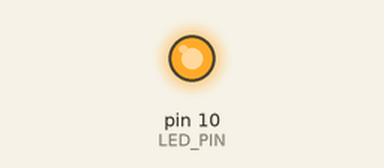
This sketch was run on a simulated Arduino Uno, built with avr-gcc and run on an emulated ATmega328P. Parts: output pins drawn as LEDs (lit = HIGH).

Above: at 1.89 s.
At 3.9 s:
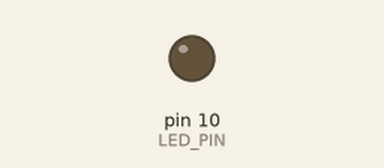
Timing chart, 0 to 7.1 s (numbered marks = the images above):
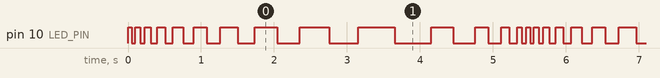

The sketch:

main.ino
```cpp
const int LED_PIN = 10,
      MAX_DELAY = 500,
      MIN_DELAY = 50,
      STEP = 50;

int currentDelay = MIN_DELAY;
bool rising = currentDelay < MAX_DELAY;

#define MAX(a, b) (a > b ? a : b)
#define MIN(a, b) (a < b ? a : b)

void led_on() {
  digitalWrite(LED_PIN, HIGH);
}

void led_off() {
  digitalWrite(LED_PIN, LOW);
}

void led_configure() {
  pinMode(LED_PIN, OUTPUT);
}

void delay_on() {
  delay(currentDelay);
}

void delay_off() {
  delay(currentDelay);

  if(rising) {
    currentDelay *= 1.3;
  } else {
    currentDelay *= 0.6;
  }
  currentDelay = MAX(currentDelay, MIN_DELAY);
  currentDelay = MIN(currentDelay, MAX_DELAY);

  if(currentDelay == MIN_DELAY) {
    rising = true;
  } else if(currentDelay == MAX_DELAY) {
    rising = false;
  }
}

void setup() {
  led_configure();
}

void loop() {
  led_on();
  delay_on();
  led_off();
  delay_off();
}
```

Measured:
- by itself, pin 10 (LED_PIN): moves between LOW and HIGH, repeating every 5.5 s
- by itself, everything shown: repeats every 5.5 s, in 28 steps
